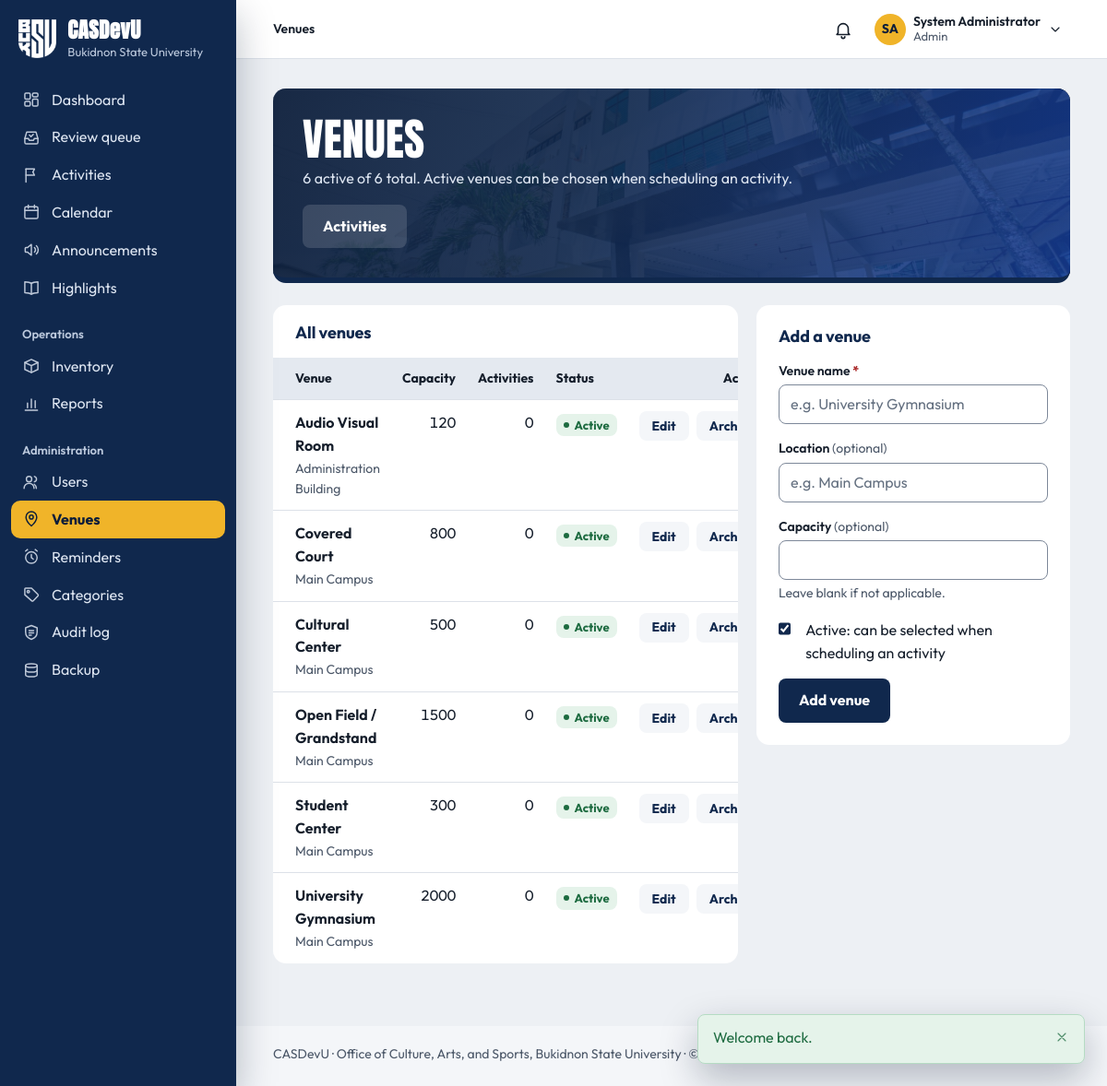
The app's page /admin/venues.php (signed in) with its own data.
### tables this page shows
CREATE TABLE users (
    user_id         INT UNSIGNED AUTO_INCREMENT PRIMARY KEY,
    role_id         TINYINT UNSIGNED NOT NULL,

     
    email           VARCHAR(150) NOT NULL UNIQUE,    
    password_hash   VARCHAR(255) NOT NULL,           
     
    student_number  VARCHAR(30)  NULL UNIQUE,        
    first_name      VARCHAR(80)  NOT NULL,
    middle_name     VARCHAR(80)  NULL,
    last_name       VARCHAR(80)  NOT NULL,
    sex             ENUM('male','female','other') NULL,
    birth_date      DATE         NULL,
    contact_number  VARCHAR(30)  NULL,
    photo_path      VARCHAR(255) NULL,
    id_front_path   VARCHAR(255) NULL,               
    id_back_path    VARCHAR(255) NULL,               

     
    course_id       INT UNSIGNED     NULL,
    year_level_id   TINYINT UNSIGNED NULL,
    section         VARCHAR(20)      NULL,
     
    connection_note VARCHAR(500)     NULL,

     
    status          ENUM('pending','active','inactive','suspended')
                        NOT NULL DEFAULT 'pending',
    last_login_at   DATETIME NULL,
    created_at      TIMESTAMP NOT NULL DEFAULT CURRENT_TIMESTAMP,
    updated_at      TIMESTAMP NOT NULL DEFAULT CURRENT_TIMESTAMP
                        ON UPDATE CURRENT_TIMESTAMP,

    CONSTRAINT fk_users_role       FOREIGN KEY (role_id)       REFERENCES roles(role_id),
    CONSTRAINT fk_users_course     FOREIGN KEY (course_id)     REFERENCES courses(course_id)
                                       ON DELETE SET NULL,
    CONSTRAINT fk_users_year_level FOREIGN KEY (year_level_id) REFERENCES year_levels(year_level_id)
                                       ON DELETE SET NULL,

    INDEX idx_users_role   (role_id),
    INDEX idx_users_status (status),
    INDEX idx_users_name   (last_name, first_name)
);

CREATE TABLE venues (
    venue_id        INT UNSIGNED AUTO_INCREMENT PRIMARY KEY,
    name            VARCHAR(150) NOT NULL UNIQUE,    
    location        VARCHAR(255) NULL,
    capacity        INT UNSIGNED NULL,
    is_active       TINYINT(1)   NOT NULL DEFAULT 1
);

CREATE TABLE settings (
    setting_key     VARCHAR(80) PRIMARY KEY,
    setting_value   TEXT NULL,
    description     VARCHAR(255) NULL,
    updated_at      TIMESTAMP NOT NULL DEFAULT CURRENT_TIMESTAMP
                        ON UPDATE CURRENT_TIMESTAMP
);

### public/admin/venues.php (the view, shortened to what the rows shown need)
<?php
require_role(['staff', 'admin']);
$venues = fetch_all(
    "SELECT v.*,
            (SELECT COUNT(*) FROM activities a WHERE a.venue_id = v.venue_id) AS activity_count,
            (SELECT COUNT(*) FROM activities a2
              WHERE a2.venue_id = v.venue_id
                AND a2.status IN ('upcoming','ongoing')) AS upcoming_count
       FROM venues v
      ORDER BY v.is_active DESC, v.name"
);
$editId  = get_id('edit');
$editing = $editId !== null
    ? fetch_one('SELECT * FROM venues WHERE venue_id = ?', [$editId])
    : null;
require __DIR__ . '/../../includes/layout/header.php';
?>
<div class="page-head">
    <div>
        <h1>Venues</h1>
    </div>
</div>
<div class="split">
    <section class="card<?= $venues === [] ? '' : ' card-flush' ?>">
        <div class="card-head"><h2>All venues</h2></div>
        <?php if ($venues === []): ?>
            <div class="empty">
                <strong>No venues yet</strong>
                Add the first one with the form on this page.
            </div>
        <?php else: ?>
            <div class="table-wrap">
                <table class="data table-stack">
                    <thead>
                        <tr><th>Venue</th><th class="num">Capacity</th><th class="num">Activities</th><th>Status</th><th class="actions">Actions</th></tr>
                    </thead>
                    <tbody>
                    <?php foreach ($venues as $venue): ?>
                        <tr>
                            <td data-label="Venue">
                                <div>
                                    <strong><?= e($venue['name']) ?></strong>
                                    <?php if ($venue['location']): ?>
                                        <div class="hint"><?= e($venue['location']) ?></div>
                                    <?php endif; ?>
                                </div>
                            </td>
                            <td class="num" data-label="Capacity"><?= $venue['capacity'] ? (int) $venue['capacity'] : '<span class="muted">Not set</span>' ?></td>
                            <td class="num" data-label="Activities">
                                <div>
                                    <?= (int) $venue['activity_count'] ?>
                                </div>
                            </td>
                            <td data-label="Status">
                                <div>
                                    <?php if ((int) $venue['is_active'] === 1): ?>
                                        <span class="badge badge-success">Active</span>
                                    <?php else: ?>
                                        <span class="badge badge-muted">Archived</span>
                                    <?php endif; ?>
                                </div>
                            </td>
                            <td class="actions">
                                <div class="btn-row">
                                    <a class="btn btn-outline btn-sm"
                                       href="<?= url('admin/venues.php?edit=' . (int) $venue['venue_id']) ?>"
                                       aria-label="Edit <?= e($venue['name']) ?>">Edit</a>
                                    <form method="post" class="inline-form"
                                          <?= (int) $venue['is_active'] === 1 && (int) $venue['upcoming_count'] > 0
                                              ? 'onsubmit="return confirm(\'This venue has upcoming activities scheduled. Archive it anyway?\');"'
                                              : '' ?>>
                                        <button type="submit" class="btn btn-outline btn-sm"
                                                aria-label="<?= (int) $venue['is_active'] === 1 ? 'Archive' : 'Reactivate' ?> <?= e($venue['name']) ?>">
                                            <?= (int) $venue['is_active'] === 1 ? 'Archive' : 'Reactivate' ?>
                                        </button>
                                    </form>
                                </div>
                            </td>
                        </tr>
                    <?php endforeach; ?>
                    </tbody>
                </table>
            </div>
        <?php endif; ?>
    </section>
    <section class="card" id="venue-form">
        <div class="card-head">
            <h2><?= $editing ? 'Edit venue' : 'Add a venue' ?></h2>
        </div>
    </section>
</div>
<?php
require __DIR__ . '/../../includes/layout/footer.php';

### includes/layout/header.php (shortened to what the rows shown need)
<?php
$user         = current_user();
$role         = current_role();
$currentFile  = basename($_SERVER['SCRIPT_NAME']);
$currentDir   = basename(dirname($_SERVER['SCRIPT_NAME']));
$isStudent    = $role === 'student';
$navSection = match (true) {
    in_array($currentDir, ['public', ''], true) && $currentFile === 'index.php'   => 'dashboard',
    in_array($currentDir, ['public', ''], true) && $currentFile === 'review.php'  => 'review',
    $currentFile === 'notifications.php'                        => 'notifications',
    $currentFile === 'profile.php'                              => 'profile',
    $currentFile === 'settings.php'                             => 'settings',
    $currentFile === 'calendar.php'                             => 'calendar',
    $currentDir === 'activities'                                => 'activities',
    $currentDir === 'announcements'                             => 'announcements',
    $currentDir === 'highlights'                                => 'highlights',
    $currentDir === 'inventory' && $isStudent && in_array($currentFile, ['reservations.php', 'borrow.php'], true) => 'borrow-requests',
    $currentDir === 'inventory'                                 => 'inventory',
    $currentDir === 'reports'                                   => 'reports',
    $currentDir === 'admin'                                     => pathinfo($currentFile, PATHINFO_FILENAME),
    $currentDir === 'requirements' && $isStudent                => 'my-requirements',
    $currentDir === 'participation' && $isStudent               => 'my-activities',
    $currentDir === 'participation' || $currentDir === 'requirements' => 'activities',
    default                                                     => '',
};
$sections = [
    'dashboard'       => ['Dashboard', 'index.php'],
    'review'          => ['Review queue', 'review.php'],
    'notifications'   => ['Notifications', 'notifications.php'],
    'profile'         => ['My profile', 'profile.php'],
    'settings'        => ['Settings', 'settings.php'],
    'calendar'        => ['Calendar', 'activities/calendar.php'],
    'activities'      => ['Activities', 'activities/index.php'],
    'announcements'   => ['Announcements', 'announcements/index.php'],
    'highlights'      => ['Highlights', 'highlights/index.php'],
    'inventory'       => [$isStudent ? 'Costumes & equipment' : 'Inventory', 'inventory/index.php'],
    'reports'         => ['Reports', 'reports/index.php'],
    'my-activities'   => ['My activities', 'participation/my-activities.php'],
    'my-requirements' => ['My requirements', 'requirements/mine.php'],
    'borrow-requests' => ['My borrow requests', 'inventory/reservations.php'],
    'users'           => [has_role('admin') ? 'Users' : 'Accounts', 'admin/users.php'],
    'venues'          => ['Venues', 'admin/venues.php'],
    'reminders'       => ['Reminders', 'admin/reminders.php'],
    'categories'      => ['Categories', 'admin/categories.php'],
    'audit'           => ['Audit log', 'admin/audit.php'],
    'backup'          => ['Backup', 'admin/backup.php'],
];
$initials = $user
    ? strtoupper(mb_substr((string) $user['first_name'], 0, 1) . mb_substr((string) $user['last_name'], 0, 1))
    : '';
?>
<!DOCTYPE html>
<html lang="en">
<head>
    <link rel="stylesheet" href="<?= asset('css/style.css') ?>">
</head>
<body>
<div class="app<?= $user ? '' : ' app-public' ?>">
<div class="main">
<?php if ($user): ?>
    <?php
    [$sectionLabel, $sectionHref] = $sections[$navSection] ?? ['', ''];
    $pageLabel  = (string) ($pageTitle ?? '');
    $isSectionHome = $sectionHref !== '' && str_ends_with($_SERVER['SCRIPT_NAME'], '/' . $sectionHref);
    ?>
    <header class="topbar">
        <nav class="breadcrumb" aria-label="Breadcrumb">
            <ol>
                <?php if ($sectionLabel !== '' && !$isSectionHome): ?>
                    <li><a href="<?= url($sectionHref) ?>"><?= e($sectionLabel) ?></a></li>
                    <li aria-current="page"><?= e($pageLabel) ?></li>
                <?php else: ?>
                    <li aria-current="page"><?= e($sectionLabel !== '' ? $sectionLabel : $pageLabel) ?></li>
                <?php endif; ?>
            </ol>
        </nav>
        <div class="topbar-actions">
            <?php require __DIR__ . '/notifications-menu.php'; ?>
            <details class="account-menu" data-menu>
                <summary class="account-trigger" aria-label="Account menu for <?= e(full_name($user)) ?>">
                    <?php if ($userPhotoUrl = user_photo_url($user)): ?>
                        <img class="account-initials" src="<?= e($userPhotoUrl) ?>" alt="" width="34" height="34">
                    <?php else: ?>
                        <span class="account-initials" aria-hidden="true"><?= e($initials) ?></span>
                    <?php endif; ?>
                    <span class="account-text">
                        <span class="account-name"><?= e(full_name($user)) ?></span>
                        <span class="account-role"><?= e(ucfirst((string) $role)) ?></span>
                    </span>
                    <?= icon('chevron-down', 'icon account-chevron') ?>
                </summary>
            </details>
        </div>
    </header>
<?php endif; ?>
<main class="page" id="main" tabindex="-1">

### includes/layout/footer.php
</main>
<footer class="footer">
    <p><?= e(APP_NAME) ?> · <?= e(office_name()) ?>, <?= e(university_name()) ?> · &copy; <?= date('Y') ?></p>
</footer>
</div>
</div>
</body>
</html>

### records on screen
users: initials "SA", full_name($user) "System Administrator"
venues: name "Audio Visual Room", location "Administration Building", capacity "120", activity_count "0", is_active "Active"
venues: name "Covered Court", location "Main Campus", capacity "800", activity_count "0", is_active "Active"
venues: name "Cultural Center", location "Main Campus", capacity "500", activity_count "0", is_active "Active"
venues: name "Open Field / Grandstand", location "Main Campus", capacity "1500", activity_count "0", is_active "Active"
venues: name "Student Center", location "Main Campus", capacity "300", activity_count "0", is_active "Active"
venues: name "University Gymnasium", location "Main Campus", capacity "2000", activity_count "0", is_active "Active"
settings: setting_value "Office of Culture, Arts, and Sports"
settings: setting_value "Bukidnon State University"

### other values on screen
APP_NAME "CASDevU"
UNIVERSITY "Bukidnon State University"
$label "Dashboard Review queue Activities Calendar Announcements Highlights Inventory Reports Users Venues Reminders Categories Audit log Backup"
$sectionLabel !== '' ? $sectionLabel : $pageLabel "Venues"
$role "Admin"
$flashMessage['message'] "Welcome back."
$activeCount "6"
count($venues) "6"
